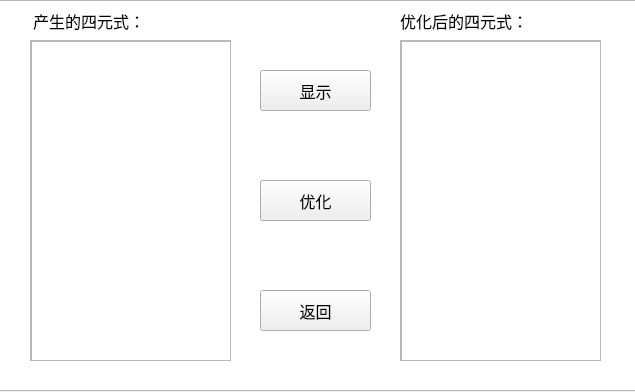
<?xml version="1.0" encoding="UTF-8"?>
<ui version="4.0">
 <class>quaternion</class>
 <widget class="QWidget" name="quaternion">
  <property name="geometry">
   <rect>
    <x>0</x>
    <y>0</y>
    <width>635</width>
    <height>392</height>
   </rect>
  </property>
  <property name="font">
   <font>
    <family>楷体</family>
    <pointsize>12</pointsize>
   </font>
  </property>
  <property name="windowTitle">
   <string>Form</string>
  </property>
  <property name="styleSheet">
   <string notr="true">background-image: url(:/new/prefix1/cpl_image/1 (12).jpg);</string>
  </property>
  <widget class="QScrollArea" name="scrollArea">
   <property name="geometry">
    <rect>
     <x>30</x>
     <y>40</y>
     <width>201</width>
     <height>321</height>
    </rect>
   </property>
   <property name="widgetResizable">
    <bool>true</bool>
   </property>
   <widget class="QWidget" name="scrollAreaWidgetContents">
    <property name="geometry">
     <rect>
      <x>0</x>
      <y>0</y>
      <width>199</width>
      <height>319</height>
     </rect>
    </property>
    <widget class="QListWidget" name="listWidget">
     <property name="geometry">
      <rect>
       <x>0</x>
       <y>0</y>
       <width>201</width>
       <height>321</height>
      </rect>
     </property>
     <property name="styleSheet">
      <string notr="true">background-image: url(:/new/prefix1/cpl_image/1 (8).jpg);</string>
     </property>
    </widget>
   </widget>
  </widget>
  <widget class="QScrollArea" name="scrollArea_2">
   <property name="geometry">
    <rect>
     <x>400</x>
     <y>40</y>
     <width>201</width>
     <height>321</height>
    </rect>
   </property>
   <property name="widgetResizable">
    <bool>true</bool>
   </property>
   <widget class="QWidget" name="scrollAreaWidgetContents_2">
    <property name="geometry">
     <rect>
      <x>0</x>
      <y>0</y>
      <width>199</width>
      <height>319</height>
     </rect>
    </property>
    <widget class="QListWidget" name="listWidget_2">
     <property name="geometry">
      <rect>
       <x>0</x>
       <y>0</y>
       <width>201</width>
       <height>321</height>
      </rect>
     </property>
     <property name="styleSheet">
      <string notr="true">background-image: url(:/new/prefix1/cpl_image/1 (8).jpg);</string>
     </property>
    </widget>
   </widget>
  </widget>
  <widget class="QPushButton" name="pushButton">
   <property name="geometry">
    <rect>
     <x>260</x>
     <y>70</y>
     <width>111</width>
     <height>41</height>
    </rect>
   </property>
   <property name="font">
    <font>
     <family>楷体</family>
     <pointsize>12</pointsize>
    </font>
   </property>
   <property name="styleSheet">
    <string notr="true">background-image: url(:/new/prefix1/cpl_image/1 (2).jpg);</string>
   </property>
   <property name="text">
    <string>显示</string>
   </property>
  </widget>
  <widget class="QPushButton" name="pushButton_2">
   <property name="geometry">
    <rect>
     <x>260</x>
     <y>180</y>
     <width>111</width>
     <height>41</height>
    </rect>
   </property>
   <property name="font">
    <font>
     <family>楷体</family>
     <pointsize>12</pointsize>
    </font>
   </property>
   <property name="styleSheet">
    <string notr="true">background-image: url(:/new/prefix1/cpl_image/1 (2).jpg);</string>
   </property>
   <property name="text">
    <string>优化</string>
   </property>
  </widget>
  <widget class="QPushButton" name="pushButton_3">
   <property name="geometry">
    <rect>
     <x>260</x>
     <y>290</y>
     <width>111</width>
     <height>41</height>
    </rect>
   </property>
   <property name="font">
    <font>
     <family>楷体</family>
     <pointsize>12</pointsize>
    </font>
   </property>
   <property name="styleSheet">
    <string notr="true">background-image: url(:/new/prefix1/cpl_image/1 (2).jpg);</string>
   </property>
   <property name="text">
    <string>返回</string>
   </property>
  </widget>
  <widget class="QLabel" name="label">
   <property name="geometry">
    <rect>
     <x>33</x>
     <y>10</y>
     <width>201</width>
     <height>21</height>
    </rect>
   </property>
   <property name="font">
    <font>
     <family>楷体</family>
     <pointsize>12</pointsize>
    </font>
   </property>
   <property name="styleSheet">
    <string notr="true">background-image: url(:/new/prefix1/cpl_image/1 (2).jpg);</string>
   </property>
   <property name="text">
    <string>产生的四元式：</string>
   </property>
  </widget>
  <widget class="QLabel" name="label_2">
   <property name="geometry">
    <rect>
     <x>400</x>
     <y>10</y>
     <width>201</width>
     <height>21</height>
    </rect>
   </property>
   <property name="font">
    <font>
     <family>楷体</family>
     <pointsize>12</pointsize>
    </font>
   </property>
   <property name="styleSheet">
    <string notr="true">background-image: url(:/new/prefix1/cpl_image/1 (2).jpg);</string>
   </property>
   <property name="text">
    <string>优化后的四元式：</string>
   </property>
  </widget>
  <widget class="QListWidget" name="listWidget_3">
   <property name="geometry">
    <rect>
     <x>-5</x>
     <y>0</y>
     <width>641</width>
     <height>391</height>
    </rect>
   </property>
   <property name="styleSheet">
    <string notr="true">background-image: url(:/new/prefix1/cpl_image/1 (2).jpg);</string>
   </property>
  </widget>
  <zorder>listWidget_3</zorder>
  <zorder>scrollArea</zorder>
  <zorder>scrollArea_2</zorder>
  <zorder>pushButton</zorder>
  <zorder>pushButton_2</zorder>
  <zorder>pushButton_3</zorder>
  <zorder>label</zorder>
  <zorder>label_2</zorder>
 </widget>
 <resources/>
 <connections/>
</ui>
